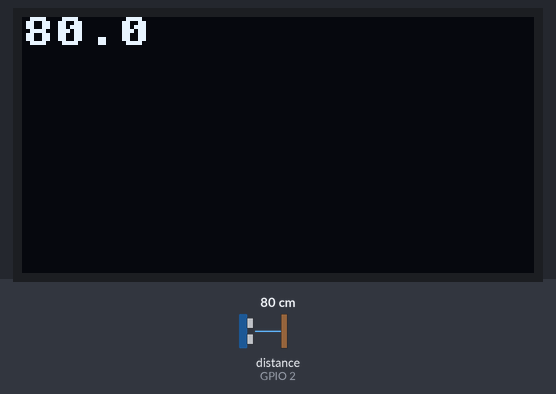
Simulated run of this program. Board: ESP32 board running MicroPython. Shown: 128×64 one-colour display. Inputs (shaded band) come from the test bench; at power-on: distance to the obstacle (sensor on GPIO 2) 80 cm. The echo pulse lasts 58.3 µs per cm; library files of the repository ran but are not shown: ssd1306.py; what the program prints to the serial console is not drawn.

Above: at 1.2 s.
1.3 s: distance to the obstacle (sensor on GPIO 2) set to 2 cm
At 3.0 s:
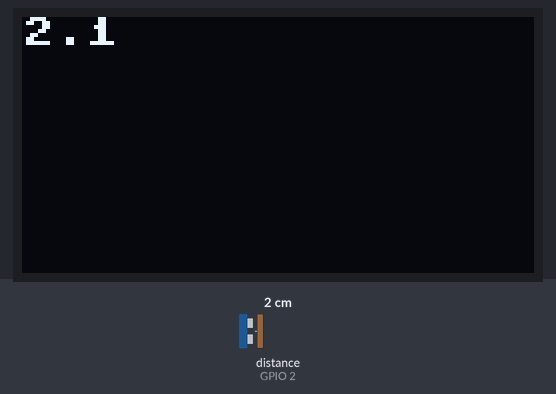
3.6 s: distance to the obstacle (sensor on GPIO 2) set to 4 cm
At 5.1 s:
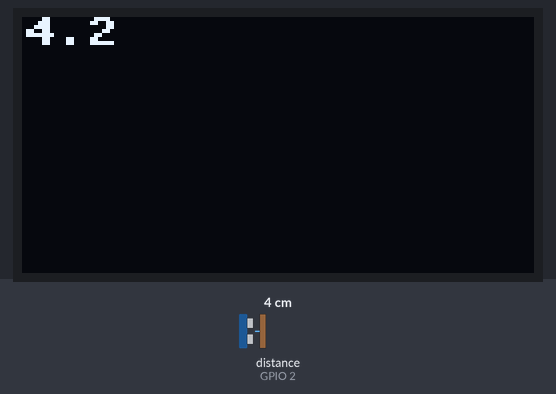
5.6 s: distance to the obstacle (sensor on GPIO 2) set to 9 cm
At 7.3 s:
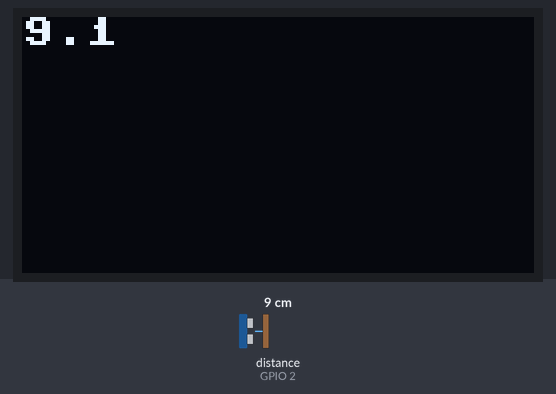
Timing chart, 0 to 8.8 s (numbered marks = the images above; inputs shaded):
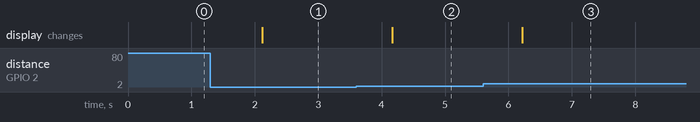

Measured:
- after the input at 1.3 s, the display: changes after 0.82 s (image 1)
- after the input at 3.6 s, the display: changes after 0.57 s (image 2)
- after the input at 5.6 s, the display: changes after 0.62 s (image 3)

The program:

Ultrasonic_Distance_Sensor.py
```python
from machine import Pin, I2C  # 引入 Pin 和 I2C 函式庫
from ssd1306 import SSD1306_I2C  # 引入 SSD1306 顯示器函式庫
import utime  # 引入時間函式庫

WIDTH = 128  # OLED 顯示器的寬度
HEIGHT = 64  # OLED 顯示器的高度

# 初始化 I2C 物件，設置 I2C 線路和頻率
i2c = I2C(0, scl=Pin(17), sda=Pin(16), freq=400000)  # 設置 I2C 通訊的腳位和頻率
display = SSD1306_I2C(WIDTH, HEIGHT, i2c)  # 初始化 SSD1306 顯示器

# 初始化超音波距離感測器的腳位
trigger = Pin(3, Pin.OUT)  # 設置超音波發射腳位
echo = Pin(2, Pin.IN)  # 設置超音波接收腳位

# 定義一個函式，用於計算距離
def ultra():
    # 初始化 trigger 脈衝
    trigger.low()  # 設置 trigger 為低
    utime.sleep_us(2)  # 等待 2 微秒
    trigger.high()  # 設置 trigger 為高
    utime.sleep_us(5)  # 等待 5 微秒
    trigger.low()  # 再次設置為低

    # 計算 echo 的高電平時間
    while echo.value() == 0:  # 等待 echo 變高
        signaloff = utime.ticks_us()  # 記錄信號關閉的時間
    while echo.value() == 1:  # 等待 echo 變低
        signalon = utime.ticks_us()  # 記錄信號打開的時間

    # 計算時間差和距離
    timepassed = signalon - signaloff  # 計算時間差
    distance = (timepassed * 0.0343) / 2  # 計算距離，聲音在空氣中的速度約為 343 米/秒
    distance = "{:.1f}".format(distance)  # 格式化距離為小數點一位

    print(distance + " cm")  # 印出距離
    return str(distance)  # 回傳距離字串

# 測試超音波感測器
print("fok")  # 印出一個訊息，表示程式開始
ngf = ultra()  # 測量距離
print(ngf)  # 印出距離

# 無限迴圈，更新 OLED 顯示器
while True:
    display.text(ultra(), 0, 0)  # 在 OLED 上顯示距離
    display.show()  # 顯示內容
    display.fill(0)  # 清空顯示器
    utime.sleep(1)  # 等待 1 秒
```
